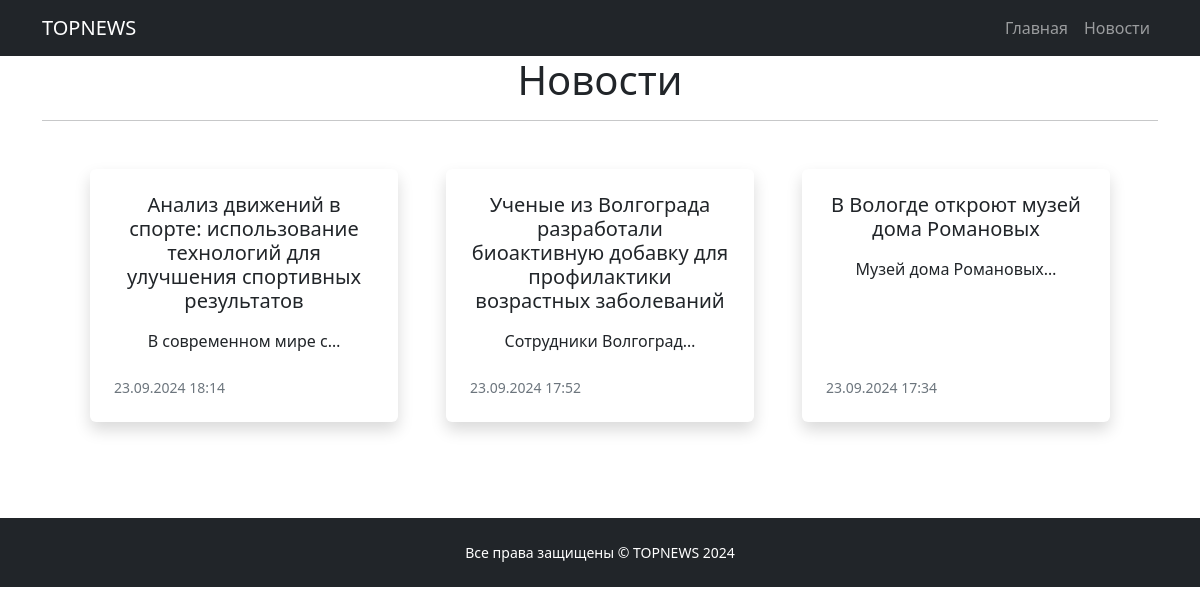
Page /news/ on the committed database.
### news_portal/models.py (models this page shows, shortened)
class Post(models.Model):
    author = models.ForeignKey(Author, on_delete = models.CASCADE)
    content_type = models.CharField(max_length = 1, choices = CONTENT_TYPES, default = article)
    creation_date = models.DateTimeField(auto_now_add = True)
    category = models.ManyToManyField(Category, through = 'PostCategory')
    title = models.CharField(max_length = 255)
    text = models.TextField()
    rating = models.FloatField(default = 0)

### news_portal/views.py (the view)
# urls.py: path('', PostsList.as_view()),
class PostsList(ListView):
    model = Post
    ordering = '-creation_date'
    template_name = 'posts.html'
    context_object_name = 'posts'

### news_portal/templatetags/custom_filters.py (called while the page is built)
@register.filter()
def censor(text):
    if isinstance(text, str):
        for word in bad_words:
            text = text.replace(word, word[0] + '*' * (len(word) - 1))
        return text
    else:
        raise TypeError("Фильтр censor() должен получить строку.")

### templates/posts.html (shortened to what this page needs)
{% extends 'flatpages/default.html' %}
{% load custom_filters %}
{% block content %}
    <h1>Новости</h1>
    <hr>
    <div class="container px-5 my-5">
        <div class="row gx-5">
            {% for post in posts %}
            <div class="col-lg-4 mb-5">
                <div class="card h-100 shadow border-0">
                    <div class="card-body p-4">
                        <a class="text-decoration-none link-dark stretched-link" href="/news/{{ post.id }}">
                            <h5 class="card-title mb-3">{{ post.title|censor }}</h5>
                        </a>
                        <p class="card-text mb-0">{{ post.text|truncatechars:21|censor }}</p>
                    </div>
                    <div class="card-footer p-4 pt-0 bg-transparent border-top-0">
                        <div class="d-flex align-items-end justify-content-between">
                            <div class="d-flex align-items-center">
                                <div class="small">
                                    <div class="text-muted">{{ post.creation_date|date:"d.m.Y H:i" }}</div>
                                </div>
                            </div>
                        </div>
                    </div>
                </div>
            </div>
            {% endfor %}
        </div>
    </div>
{% endblock content %}

### templates/flatpages/default.html (shortened to what this page needs)
<!DOCTYPE html>
<html lang="en">
    <head>
        {% load static %}
        <link href="{% static 'css/styles.css' %}" rel="stylesheet" />
    </head>
    <body>
        <nav class="navbar navbar-expand-lg navbar-dark bg-dark static-top">
            <div class="container">
                <a class="navbar-brand" href="/news">TOPNEWS</a>
                <div class="collapse navbar-collapse" id="navbarResponsive">
                    <ul class="navbar-nav ms-auto">
                        <li class="nav-item active">
                            <a class="nav-link" href="/news/">Главная</a>
                        </li>
                            <a class="nav-link" href="/news/">Новости</a>
                    </ul>
                </div>
            </div>
         </nav>
        <div class="container">
            <div class="row">
                <div class="col-lg-12 text-center">
                    {% block content %}
                    {% endblock content %}
                </div>
            </div>
        </div>
        <footer class="bg-dark py-4 mt-auto">
            <div class="container px-5">
                <div class="row align-items-center justify-content-between flex-column flex-sm-row">
                    <div class="text-center">
                        <div class="col-auto"><div class="small m-0 text-white">Все права защищены &copy; TOPNEWS 2024</div></div>
                    </div>
                </div>
            </div>
        </footer>
    </body>
</html>

### rows in the picture
Post: title|censor "Анализ движений в спорте: использование технологий для улучшения спортивных результатов", text|censor "В современном мире с…", creation_date "23.09.2024 18:14"
Post: title|censor "Ученые из Волгограда разработали биоактивную добавку для профилактики возрастных заболеваний", text|censor "Сотрудники Волгоград…", creation_date "23.09.2024 17:52"
Post: title|censor "В Вологде откроют музей дома Романовых", text|censor "Музей дома Романовых…", creation_date "23.09.2024 17:34"
